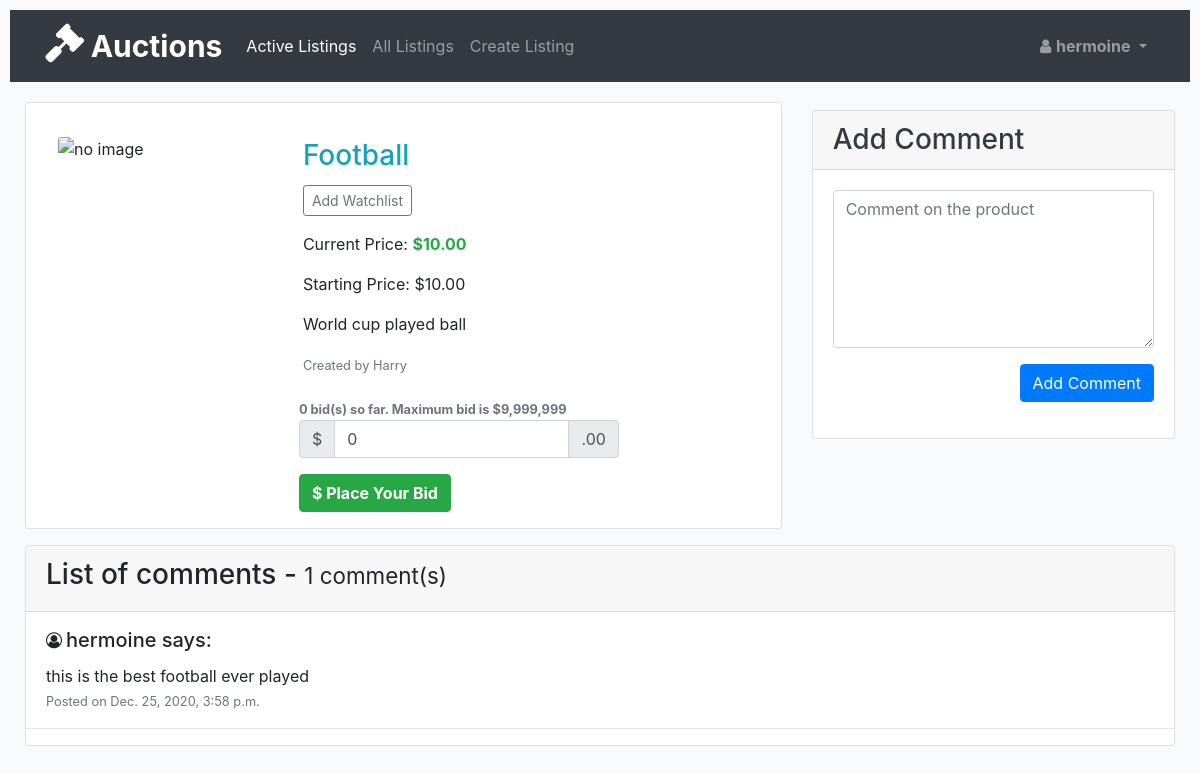
/listing/3 (signed in), run on the app's committed database.
### auctions/models.py (models this page shows, shortened)
class User(AbstractUser):
    pass

class AuctionListing(models.Model):
    owner=models.ForeignKey(User, on_delete=models.CASCADE, related_name="owned_items")
    name = models.CharField(max_length=70)
    description = models.CharField(max_length=900, default="")
    image= models.URLField(max_length=200, null=True, blank=True)
    starting_bid= models.DecimalField(max_digits=6, decimal_places=2)
    catagory = models.CharField(max_length=50, null=True)
    closed = models.BooleanField(default=False)
    def current_price(self):
        return max([bid.offered_value for bid in self.bids.all()]+[self.starting_bid])
    def no_of_bids(self):
        return len(self.bids.all())

class Comment(models.Model):
    author = models.ForeignKey(User, on_delete=models.CASCADE, related_name="comments")
    content=models.CharField(max_length=900)
    date= models.DateTimeField( default=datetime.now)
    listing = models.ForeignKey(AuctionListing, on_delete=models.CASCADE, related_name="auc_comments")

### auctions/views.py (the view, shortened to what this page needs)
# urls.py: path('listing/<int:listing_id>', views.listing, name="listing"),
@login_required
def listing(request, listing_id):
    item = AuctionListing.objects.get(pk=listing_id)
    comment = Comment.objects.filter(listing=listing_id).all()
    watchlist = Watchlist.objects.filter(user=request.user, item=item).all()
    return render(request, "auctions/item.html", {
        'item': item,
        'comments': comment,
        'num': len(comment),
        'add_watchlist': False if watchlist else True,
        'bids_number':  item.no_of_bids,
        'close': True if item.owner==request.user else False
        })

### auctions/templates/auctions/item.html (shortened to what this page needs)
{% extends 'auctions/layout.html'%}
{% block body %}
<div class="container-fluid">
    <div class="row">
        <div class="col-lg-8 col-md-12">
            <div class="card p-3 m-3 w-100 mx-auto">
                <div class="row no-gutters">
                    <div class="col-md-4 col-sm-12 p-3">
                        <img src="{% if item.image %} {{ item.image }} {% else %}
                        https://sjkelectrical.com.my/img/default-image.jpg
                        {% endif %}" class="card-img" alt="{% if item.image%} {{ item.name }} {% else %} no image{%endif%}">
                    </div>
                    <div class="col-md-8">
                        <div class="card-body">
                        <h3 class="card-title text-info">{{item.name}}</h3>
                        <div class="btn-group mb-3">
                                    <form method="post" action="{%if add_watchlist %}{% url 'add-watchlist' item.id%} {%else%} {% url 'remove-watchlist' item.id%}{%endif%}">
                                        {% if add_watchlist %}
                                        <button type="submit" class="btn btn-sm btn-outline-secondary mr-3" name="add_watchlist" {%if item.closed%} disabled=""{%endif%}>Add Watchlist
                                        </button>
                                        {%else%}
                                        <button type="submit" class="btn btn-info btn-sm mr-3" name="remove_watchlist" {%if item.closed%} disabled=""{%endif%}>
                                            <i class="fa fa-eye fa-lg" aria-hidden="true"></i>
                                            <span>Remove Watchlist</span>
                                        </button>
                                        {%endif%}
                                    </form>
                        </div>
                            <p class="card-text">Current Price:
                            <span class="text-success ">
                                    <b>${{item.current_price}}</b>
                            </span>
                            </p><p class="card-text">Starting Price: ${{item.starting_bid}}</p>
                        <p class="card-text">{{item.description}}</p>
                        <p class="card-text"><small class="text-muted">Created by {{item.owner.username}}</small></p>
                        </div>
                            <form class="ml-3" method="post" action="" style="width: 20rem;">
                                    <small class="text-muted"><strong>{{bids_number}} bid(s) so far. Maximum bid is $9,999,999</strong></small>
                                    <div class="input-group mb-3">
                                        <div class="input-group-prepend">
                                        <label class="input-group-text" for="inputGroupSelect01">$</label>
                                        </div>
                                        <input type="number" name="bid" value="0" class="form-control" placeholder="Your Bid here." step="1" required="" id="id_bid">
                                        <div class="input-group-append">
                                            <label class="input-group-text" for="inputGroupSelect01">.00</label>
                                        </div>
                                    </div>
                                    <button type="submit" class="btn btn-success" name="bid_button" {%if item.closed%} disabled=""{%endif%}>
                                        <strong>$ Place Your Bid</strong>
                                    </button>
                            </form>
                    </div>
                </div>
            </div>
        </div>
        <div class="col-lg-4 col-md-12 my-4">
<div class="card">
    <div class="card-header">
    <h3 class="text-dark m-0">Add Comment</h3>
    </div>
    <div class="card-body">
        <div class="form-group">
            <form method="post"  autocomplete="off">
                    <div class="input-group mb-3">
                        <textarea name="comment" cols="40" rows="6" class="form-control" placeholder="Comment on the product" maxlength="400" required="" id="id_message"></textarea>
                    </div>
                    <div class="text-right">
                        <button type="submit" class="btn text btn-primary" name="comment_button" {%if item.closed%} disabled=""{%endif%}>Add Comment</button>
                    </div>
            </form>
        </div>
    </div>
</div>
</div>
    </div>
    <div class="row">
        <div class="col">
            <div class="card">
                <div class="card-header mb-3">
                    <h3 id="comments">List of comments - <small>{% if comments %} {{ num }}  {%else%} 0 {% endif %} comment(s)</small> </h3>
                </div>
                {% for comment in comments %}
                    <div class="card-body py-0">
                        <i class="fa fa-user-circle-o float-left pt-1 pr-1" aria-hidden="true"></i>
                        <h5 class="card-title">{{comment.author.username}} says:</h5>
                        <p class="card-text mb-0">{{ comment.content}}</p>
                        <p class="card-text mt-0"><small class="text-muted">Posted on {{comment.date}} </small></p>
                    </div> <hr>
                    {%empty%}
                        <h3>No Comments</h3>
                {%endfor%}
                </div>
            </div>
        </div>
    </div>
{% endblock %}

### auctions/templates/auctions/layout.html (shortened to what this page needs)
{% load static %}
<!DOCTYPE html>
<html lang="en">
    <head>
      <head>
        <link rel="stylesheet" href="https://stackpath.bootstrapcdn.com/bootstrap/4.5.0/css/bootstrap.min.css">
        <link rel="stylesheet" href="https://stackpath.bootstrapcdn.com/font-awesome/4.7.0/css/font-awesome.min.css">
        <link href="/static/auctions/styles.css" rel="stylesheet">
    </head>
        <link href="{% static 'auctions/styles.css' %}" rel="stylesheet">
    </head>
    <body class="bg-light">
        <nav class="mb-1 navbar navbar-expand-lg navbar-dark bg-dark">
            <div class="container">
              <a class="navbar-brand" href="/">
                <i class="fa fa-gavel fa-2x fa-flip-horizontal" aria-hidden="true"></i>
                <strong id="auctions" style="font-size: 30px">Auctions</strong>
              </a>
              <div class="collapse navbar-collapse" id="navbarSupportedContent-333">
                <ul class="navbar-nav ">
                  <li class="nav-item ">
                    <a class="nav-link active" href="/">Active Listings</a><span class="sr-only">(current)</span>
                  </li>
                  <li class="nav-item  ">
                    <a class="nav-link  " href="{% url 'all-listing' %}">All Listings</a>
                  </li>
                {% if user.is_authenticated %}
                    <li class="nav-item  ">
                        <a class="nav-link" href="{% url 'create-listing'%}">Create Listing</a>
                    </li>
                </ul>
                  <ul class="navbar-nav ml-auto nav-flex-icons">
                      <li class="nav-item dropdown">
                        <a class="nav-link dropdown-toggle" id="navbarDropdownMenuLink-333" data-toggle="dropdown" aria-haspopup="true" aria-expanded="false">
                          <i class="fa fa-user" aria-hidden="true"></i>
                          <strong>{{user.username}}</strong>
                        </a>
                      </li>
                  </ul>
                </div>
               {% endif %}
              </div>
          </nav>
        {% block body %}
        {% endblock %}
    </body>
</html>

### auctions/static/auctions/styles.css (style rules this page uses)
body { padding: 10px; }

### data on the page
User: username "hermoine"
AuctionListing: name "Football", current_price "10.00", starting_bid "10.00", description "World cup played ball", owner.username "Harry", id "0"
Comment: author.username "hermoine", content "this is the best football ever played", date "Dec. 25, 2020, 3:58 p.m."

### other printed values
{{ num }} "1"
